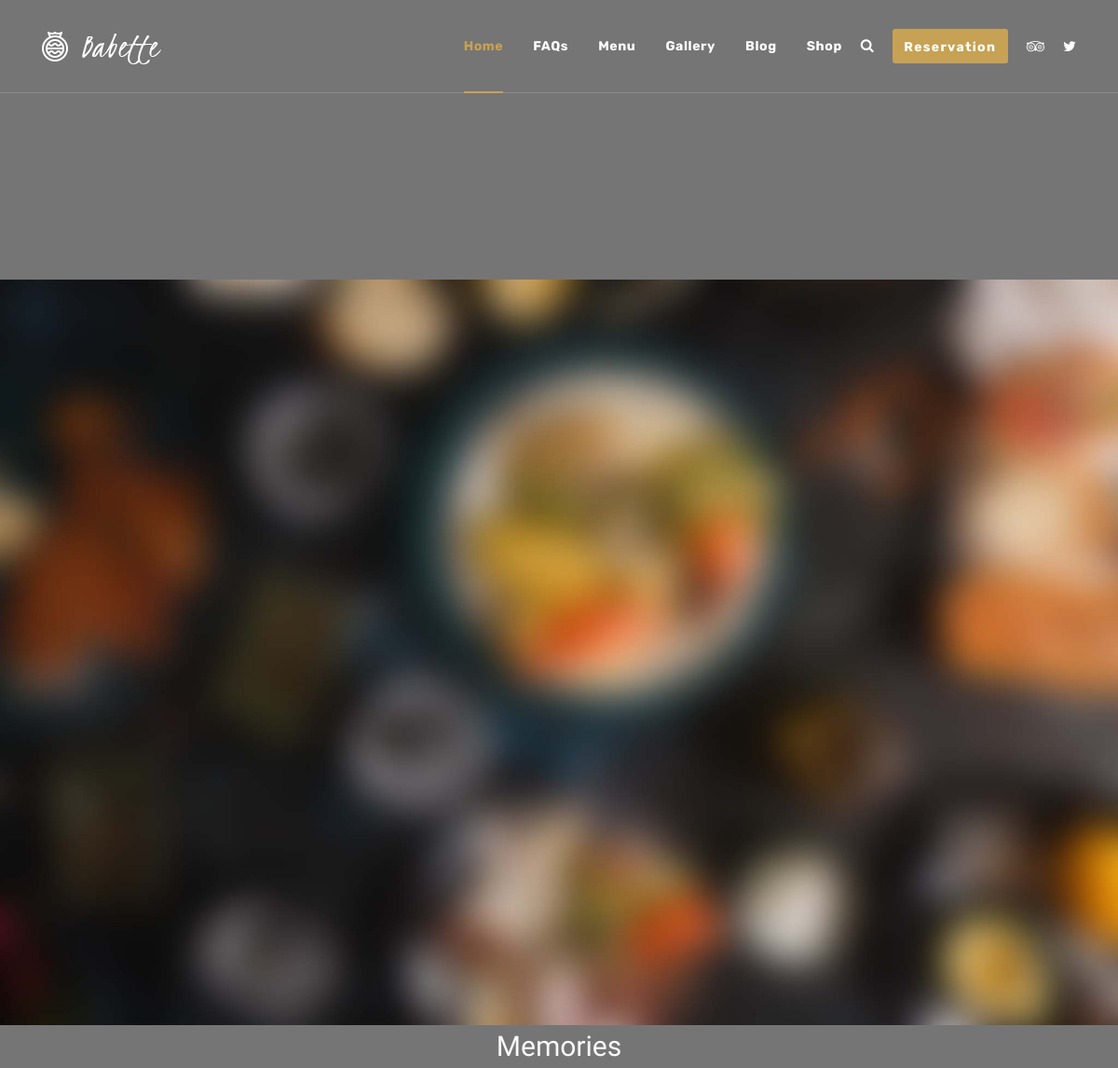
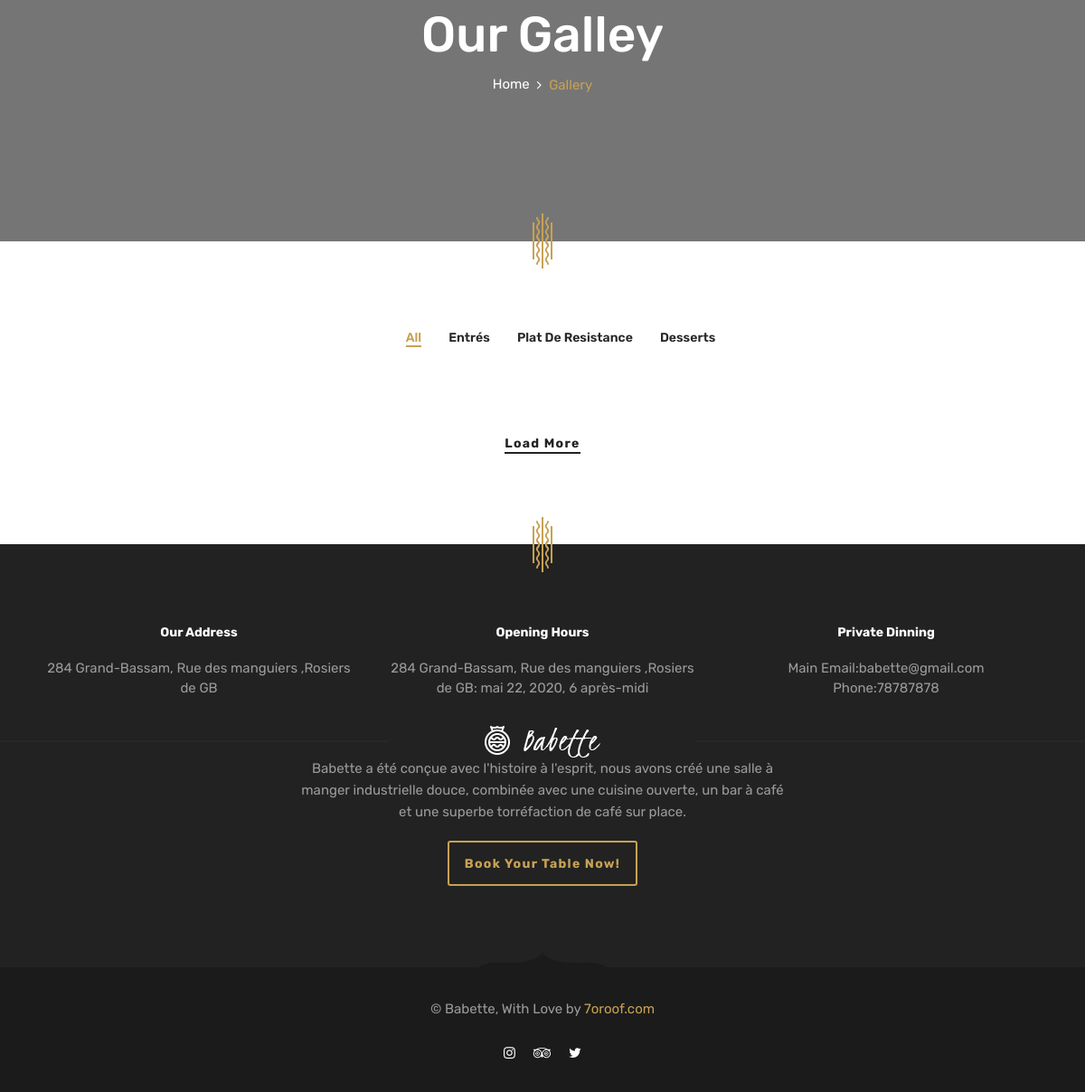
The page /gallery on the database its author committed (2 pictures, top to bottom).
### siteConfig/models.py (models this page shows, shortened)
class Logo(models.Model):
    titre = models.CharField(max_length=50)
    logo_light = models.ImageField(upload_to='siteConfig')
    logo_dark = models.ImageField(upload_to='siteConfig')
    status = models.BooleanField(default=True)
    date_add = models.DateTimeField(auto_now_add=True)
    date_upd = models.DateTimeField(auto_now=True)
    class Meta:
        verbose_name = "Logo"
        verbose_name_plural = "Logos"

class Footer(models.Model):
    adress = models.CharField(max_length=50, unique=True)
    jours = models.CharField(max_length=50, unique=True)
    email = models.EmailField()
    message = models.TextField()
    tel = models.CharField(max_length=50, unique=True)
    status = models.BooleanField(default=True)
    date = models.DateTimeField()
    class Meta:
        verbose_name = "footer"
        verbose_name_plural = "footers"

### restaurant/models.py (models this page shows, shortened)
class Categorie(models.Model):
    titre = models.CharField(max_length=255, unique=True)
    status = models.BooleanField(default=True)
    date_add = models.DateTimeField(auto_now_add=True)
    date_update = models.DateTimeField(auto_now=True)
    class Meta:
        verbose_name = "Categorie"
        verbose_name_plural = "Categories"

### restaurant/views.py (the view)
# urls.py: path('gallery', views.gallery, name='gallery'),
def gallery(request: HttpRequest) -> HttpResponse:
    data = {
        'menus': models.Menu.objects.filter(status=True),
        "categories": rest_models.Categorie.objects.filter(status=True),
    }
    return render(request, 'pages/gallery-grid.html', mergeData(request, data))

### siteConfig/datamanager.py (called while the page is built)
def getConfig(request: HttpRequest) -> dict:
    data = {
        'logo': models.Logo.objects.filter(status=True)[:1].get(),
        "ouvertures": models.Ouverture.objects.filter(status=True),
        "footers": models.Footer.objects.filter(status=True),
        "sponsors": models.Sponsor.objects.filter(status=True)
    }
    return data

def mergeData(request: HttpRequest, actual: dict) -> dict:
    actual.update(getConfig(request))
    return actual

### templates/pages/gallery-grid.html (shortened to what this page needs)
{% extends 'bases/base.html' %}
{% load static %}
{% block content %}
    <section id="page-title" class="page-title page-title-layout4 text-center bg-overlay bg-overlay-2 bg-parallax">
      <div class="bg-img"><img src="{% static 'images/backgrounds/1.jpg' %}" alt="background"></div>
      <div class="container">
        <div class="row">
          <div class="col-sm-12 col-md-12 col-lg-12">
            <span class="pagetitle__subheading">Memories</span>
            <h1 class="pagetitle__heading">Our Galley</h1>
            <nav aria-label="breadcrumb">
              <ol class="breadcrumb justify-content-center">
                <li class="breadcrumb-item"><a href="index.html">Home</a></li>
                <li class="breadcrumb-item active" aria-current="page">Gallery</li>
              </ol>
            </nav>
          </div>
        </div>
      </div>
    </section>
    <section id="portfolioGallery" class="portfolio portfolio-gallery">
      <div class="container">
        <div class="row">
          <div class="col-sm-12 col-md-12 col-lg-12">
            <ul class="portfolio-filter justify-content-center">
             <li><a class="filter active" href="#" data-filter="all">All</a></li>
            {% for category in categories %}
            <li><a class="filter" href="#" data-filter=".filter-{{ category.id }}">{{ category.titre }}</a></li>
            {% endfor %}
            </ul>
          </div>
        </div>
        <br><br>
        <div class="row">
          <div class="col-sm-12 col-md-12 col-lg-12 text-center">
            <a class="btn btn__secondary btn__link mt-20 loadMoreportfolio" href="#">Load more</a>
          </div>
        </div>
      </div>
    </section>
{% endblock %}

### templates/bases/base.html (shortened to what this page needs)
{% load static %}
<!DOCTYPE html>
<html lang="fr">
<head>
  <link rel="stylesheet" href="{% static 'css/libraries.css' %}" />
  <link rel="stylesheet" href="{% static 'css/style.css' %}" />
</head>
<body>
  <div class="wrapper">
    <header id="header" class="header header-transparent header-layout1">
      <nav class="navbar navbar-expand-lg sticky-navbar">
        <div class="container">
          <a class="navbar-brand" href="{% url 'restaurant:index' %}">
            <img src="{{ logo.logo_light.url }}" class="logo-light" alt="logo">
          </a>
          <div class="collapse navbar-collapse" id="mainNavigation">
            <ul class="navbar-nav ml-auto">
              <li class="nav__item">
                <a href="{% url 'restaurant:index' %}" class="dropdown-toggle nav__item-link active">Home</a>
              </li>
              <li class="nav__item">
                <a href="{% url 'restaurant:faqs' %}" class="dropdown-toggle nav__item-link">FAQs</a>
              </li>
              <li class="nav__item">
                <a href="{% url 'restaurant:menuBoard' %}" class="dropdown-toggle nav__item-link">Menu</a>
              </li>
              <li class="nav__item">
                <a href="{% url 'restaurant:gallery' %}" class="dropdown-toggle nav__item-link">Gallery</a>
              </li>
              <li class="nav__item">
                <a href="{% url 'blog:index' %}" class="dropdown-toggle nav__item-link">Blog</a>
              </li>
              <li class="nav__item">
                <a href="{% url 'shop:shop' %}" class="dropdown-toggle nav__item-link">Shop</a>
              </li>
            </ul>
          </div>
          <div class="navbar-actions-wrap">
            <div class="navbar-actions d-flex align-items-center">
              <a href="#" class="navbar__action-btn search-popup-trigger"><i class="fa fa-search"></i></a>
              <a href="{% url 'restaurant:reservation' %}"
                class="navbar__action-btn navbar__action-btn-reserve btn btn__primary">Reservation</a>
              <ul class="social__icons">
                <li><a href="#"><i class="fa fa-tripadvisor"></i></a></li>
                <li><a href="#"><i class="fa fa-twitter"></i></a></li>
              </ul>
            </div>
          </div>
        </div>
      </nav>
    </header>
      {% block content %}
      {% endblock %}
    {% for footer in footers  %}
    <footer id="footer" class="footer footer-layout1 text-center bg-dark">
      <div class="footer-inner">
        <div class="container">
          <div class="footer-top">
            <div class="row">
              <div class="col-sm-12 col-md-12 col-lg-12 position-static">
              </div>
              <div class="col-sm-12 col-md-12 col-lg-4">
                <div class="contact-box">
                  <h6 class="contact__box-title">Our Address</h6>
                  <ul class="contact__box-list list-unstyled">
                    <li>{{footer.adress}}</li>
                  </ul>
                </div>
              </div>
              <div class="col-sm-12 col-md-12 col-lg-4">
                <div class="contact-box">
                  <h6 class="contact__box-title">Opening Hours</h6>
                  <ul class="contact__box-list list-unstyled">
                    <li>{{footer.adress}}: {{footer.date}}</li>
                  </ul>
                </div>
              </div>
              <div class="col-sm-12 col-md-12 col-lg-4">
                <div class="contact-box">
                  <h6 class="contact__box-title">Private Dinning</h6>
                  <ul class="contact__box-list list-unstyled">
                    <li><span>Main Email:</span><a href="mailto:{{footer.email}}">{{footer.email}}</a></li>
                    <li><span>Phone:</span><a href="tel:{{footer.tel}}">{{footer.tel}}</a></li>
                  </ul>
                </div>
              </div>
            </div>
          </div>
          <div class="footer-middle">
            <div class="row">
              <div class="col-sm-12 col-md-12 col-lg-12 position-static">
                <div class="footer__logo-wrap text-center">
                  <img src="{{ logo.logo_light.url }}" alt="logo" class="footer__logo">
                </div>
              </div>
            </div>
            <div class="row">
              <div class="col-sm-12 col-md-12 col-lg-6 offset-lg-3">
                <p class="mb-20">{{footer.message}}</p>
                <a href="reservation.html" class="btn btn__primary btn__bordered btn__lg">Book Your Table Now!</a>
              </div>
            </div>
          </div>
        </div>
        <div class="footer-bottom">
          <div class="container">
            <div class="row">
              <div class="col-sm-12 col-md-12 col-lg-12">
                <div class="footer__copyright mb-30">
                  <span>&copy; Babette, With Love by </span>
                  <a href="http://themeforest.net/user/7oroof" class="color-theme">7oroof.com</a>
                </div>
                <ul class="social__icons social__icons-white justify-content-center">
                  <li><a href="#"><i class="fa fa-instagram"></i></a></li>
                  <li><a href="#"><i class="fa fa-tripadvisor"></i></a></li>
                  <li><a href="#"><i class="fa fa-twitter"></i></a></li>
                </ul>
              </div>
            </div>
          </div>
          <svg class="footer__divider-shape-bottom" xmlns="http://www.w3.org/2000/svg" width="142" height="17"
            viewBox="0 0 142 17">
            <path
              d="M800,600V583c8.782,15.985,46.811,11.315,56,12a35.721,35.721,0,0,1,15,5m-71,0V583c-8.782,15.985-46.811,11.315-56,12a35.717,35.717,0,0,0-15,5"
              transform="translate(-729 -583)"></path>
          </svg>
        </div>
      </div>
    </footer>
    {% endfor %}
  </div>
</body>
</html>

### rows shown on the page
Logo: logo_light (picture)
Categorie: titre "Entrés"
Categorie: titre "Plat De Resistance"
Categorie: titre "Desserts"
Footer: adress "284 Grand-Bassam, Rue des manguiers ,Rosiers de GB", date "mai 22, 2020, 6 après-midi", email "babette@gmail.com", tel "78787878", logo_light (picture), message "Babette a été conçue avec l'histoire à l'esprit, nous avons créé une salle à manger industrielle douce, combinée avec une cuisine ouverte, un bar à café et une superbe torréfaction de café sur place."
